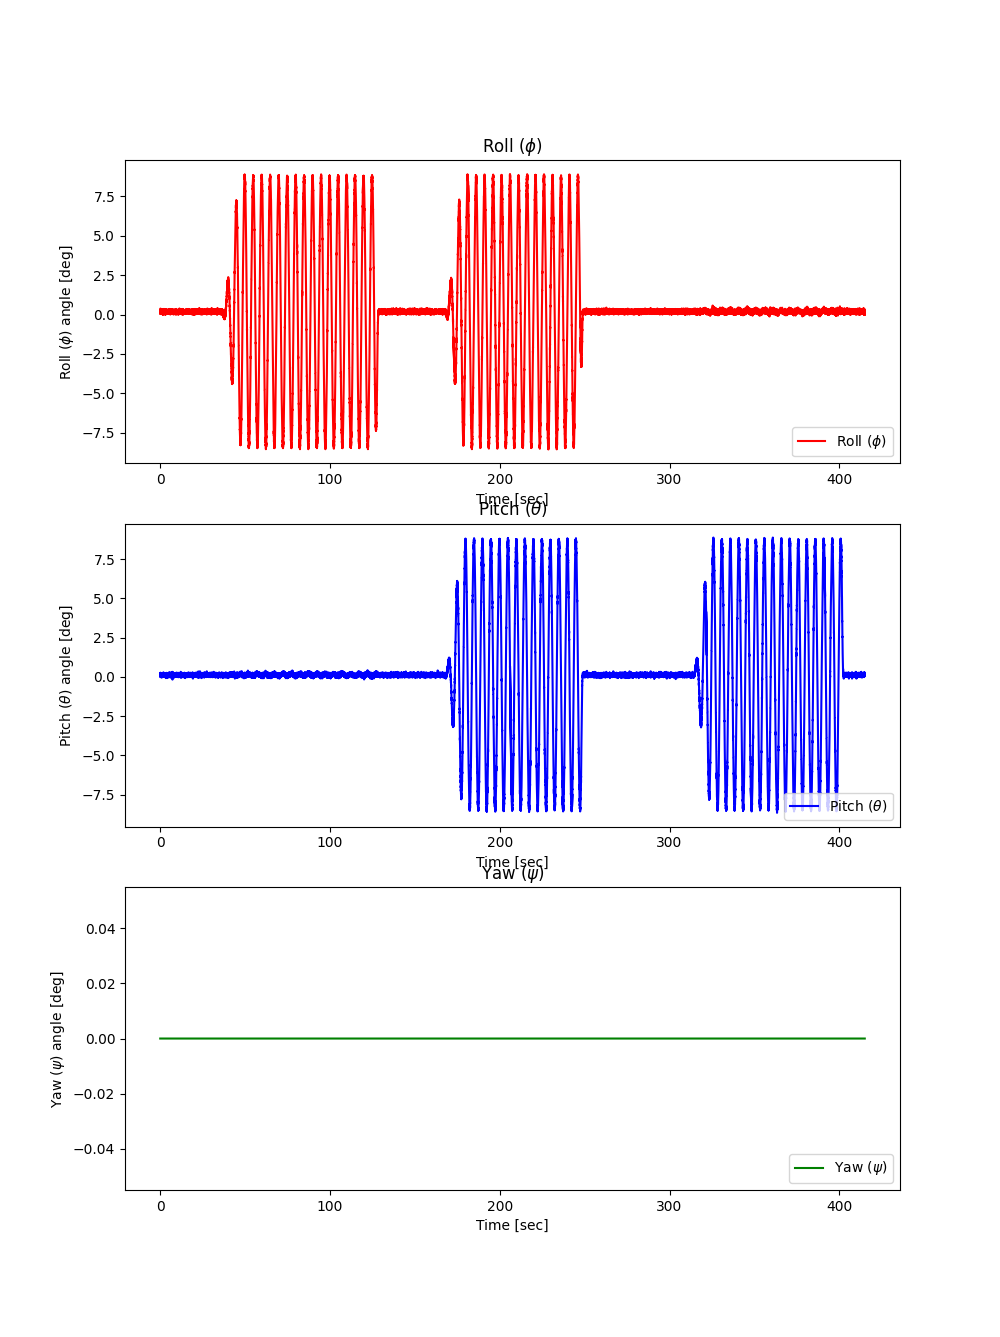

Write Python code to recreate this figure.
######### 가속도계 센서 #########

import numpy as np
import matplotlib.pyplot as plt
from scipy import io

input = io.loadmat('/home/sun/KalmanFilter/CH11.ARS/getfromARS/ArsAccel.mat')

def get_Accel(i):
    a_x = input['fx'][i][0]
    a_y = input['fy'][i][0]
    a_z = input['fz'][i][0]

    return a_x, a_y, a_z

def convert_Accel2Euler(a_x, a_y, a_z, phi, the, psi):
    g       = 9.8 # [m/s^2]
    cos_the = np.cos(the)
    phi     = np.arcsin(-a_y / (g * cos_the))
    the     = np.arcsin(a_x / g)
    psi     = psi

    return phi, the, psi

Nsamples = 41500
dt       = 0.01
time     = np.arange(Nsamples) * dt
phi_save = np.zeros(Nsamples)
the_save = np.zeros(Nsamples)
psi_save = np.zeros(Nsamples)

phi, the, psi = 0, 0, 0
for i in range(Nsamples):
    a_x, a_y, a_z = get_Accel(i)
    phi, the, psi = convert_Accel2Euler(a_x, a_y, a_z, phi, the, psi)
    phi_save[i]   = np.rad2deg(phi)
    the_save[i]   = np.rad2deg(the)
    psi_save[i]   = np.rad2deg(psi)
    
    
fig, axes = plt.subplots(nrows=3, ncols=1, figsize=(10, 20))

plt.subplot(3, 1, 1)
plt.plot(time, phi_save, 'r', label='Roll ($\\phi$)', markersize=0.2)
plt.legend(loc='lower right')
plt.title('Roll ($\\phi$)')
plt.xlabel('Time [sec]')
plt.ylabel('Roll ($\phi$) angle [deg]')

plt.subplot(3, 1, 2)
plt.plot(time, the_save, 'b', label='Pitch ($\\theta$)', markersize=0.2)
plt.legend(loc='lower right')
plt.title('Pitch ($\\theta$)')
plt.xlabel('Time [sec]')
plt.ylabel('Pitch ($\\theta$) angle [deg]')

plt.subplot(3, 1, 3)
plt.plot(time, psi_save, 'g', label='Yaw ($\\psi$)', markersize=0.2)
plt.legend(loc='lower right')
plt.title('Yaw ($\\psi$)')
plt.xlabel('Time [sec]')
plt.ylabel('Yaw ($\\psi$) angle [deg]')

plt.show()
    
    
    
